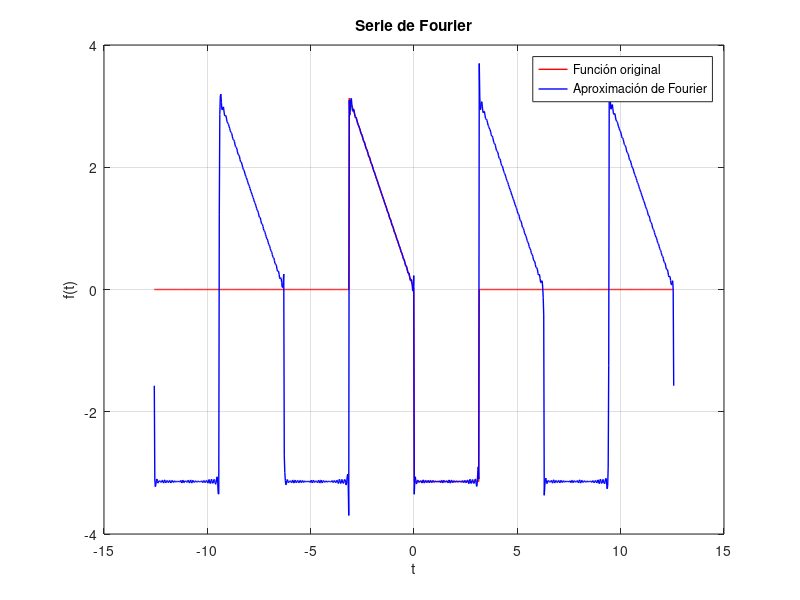

MATLAB code to generate this figure:
% Series de Fourier
clc
clear
% Periodo
T=2*pi;
t=linspace(-2*T, 2*T, 1000);
% Funcion usada
%Funcion=@(t) t;
% Funcion=@(t) (pi-t)/2;
% Funcion con condiciones
 Funcion=@(t) (t>0 & t<pi).*(-pi) + (-pi<t&t<0).*(-t) ;
N=200;
A_cero= (2/T) *integral(@(t) Funcion(t), -T/2, T/2);
Fourier=0;

for n = 1:N
    a= (2/T) * integral(@(t) Funcion(t).*cos((2*pi*n*t)/T), -T/2, T/2); 
    b= (2/T) * integral(@(t) Funcion(t).*sin((2*pi*n*t)/T), -T/2, T/2);

    Fourier =  Fourier +(a*cos(2*pi*n*t/T) + b*sin(2*pi*n*t/T));
end

Fourier=Fourier + A_cero/2;
% Visualización
figure(1);
plot(t, Funcion(t), 'r', 'LineWidth', 1); 
hold on;
plot(t, Fourier, 'b', 'LineWidth', 1);
xlabel('t');
ylabel('f(t)');
title('Serie de Fourier');
legend('Función original', 'Aproximación de Fourier');
grid on;


